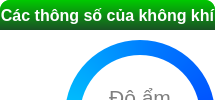
                              <widget class="QFrame" name="Top_Ctrl_frame_2">
                               <property name="sizePolicy">
                                <sizepolicy hsizetype="Preferred" vsizetype="Expanding">
                                 <horstretch>0</horstretch>
                                 <verstretch>0</verstretch>
                                </sizepolicy>
                               </property>
                               <property name="styleSheet">
                                <string notr="true">background-color: rgb(255, 255, 255);
border-radius: 10px;</string>
                               </property>
                               <property name="frameShape">
                                <enum>QFrame::StyledPanel</enum>
                               </property>
                               <property name="frameShadow">
                                <enum>QFrame::Raised</enum>
                               </property>
                               <layout class="QVBoxLayout" name="verticalLayout_24">
                                <property name="spacing">
                                 <number>0</number>
                                </property>
                                <property name="leftMargin">
                                 <number>0</number>
                                </property>
                                <property name="topMargin">
                                 <number>0</number>
                                </property>
                                <property name="rightMargin">
                                 <number>0</number>
                                </property>
                                <property name="bottomMargin">
                                 <number>0</number>
                                </property>
                                <item>
                                 <widget class="QFrame" name="Top_Ctrl_frame2_header">
                                  <property name="styleSheet">
                                   <string notr="true">background-color: rgb(0, 200, 0);</string>
                                  </property>
                                  <property name="frameShape">
                                   <enum>QFrame::StyledPanel</enum>
                                  </property>
                                  <property name="frameShadow">
                                   <enum>QFrame::Raised</enum>
                                  </property>
                                  <layout class="QVBoxLayout" name="verticalLayout_20">
                                   <property name="spacing">
                                    <number>0</number>
                                   </property>
                                   <property name="leftMargin">
                                    <number>0</number>
                                   </property>
                                   <property name="topMargin">
                                    <number>0</number>
                                   </property>
                                   <property name="rightMargin">
                                    <number>0</number>
                                   </property>
                                   <property name="bottomMargin">
                                    <number>0</number>
                                   </property>
                                   <item>
                                    <widget class="QPushButton" name="Top_Ctrl_header2">
                                     <property name="minimumSize">
                                      <size>
                                       <width>0</width>
                                       <height>30</height>
                                      </size>
                                     </property>
                                     <property name="font">
                                      <font>
                                       <family>Segoe UI</family>
                                       <pointsize>12</pointsize>
                                       <weight>75</weight>
                                       <bold>true</bold>
                                      </font>
                                     </property>
                                     <property name="styleSheet">
                                      <string notr="true">color: rgb(255, 255, 255);
background-color: qlineargradient(spread:pad, x1:0, y1:0, x2:0, y2:1, stop:0 rgba(0, 201, 0, 255), stop:1 rgba(25, 81, 36, 255));
border-bottom-left-radius: 0px;
border-bottom-right-radius: 0px;</string>
                                     </property>
                                     <property name="text">
                                      <string>Các thông số của không khí</string>
                                     </property>
                                    </widget>
                                   </item>
                                  </layout>
                                 </widget>
                                </item>
                                <item>
                                 <widget class="QFrame" name="Top_Ctrl_frame2_body">
                                  <property name="sizePolicy">
                                   <sizepolicy hsizetype="Preferred" vsizetype="Expanding">
                                    <horstretch>0</horstretch>
                                    <verstretch>0</verstretch>
                                   </sizepolicy>
                                  </property>
                                  <property name="styleSheet">
                                   <string notr="true">background-color: rgba(0, 0, 0, 0);</string>
                                  </property>
                                  <property name="frameShape">
                                   <enum>QFrame::StyledPanel</enum>
                                  </property>
                                  <property name="frameShadow">
                                   <enum>QFrame::Raised</enum>
                                  </property>
                                  <widget class="QLabel" name="Top_Ctrl_frame2_body_do_am_1">
                                   <property name="geometry">
                                    <rect>
                                     <x>80</x>
                                     <y>25</y>
                                     <width>120</width>
                                     <height>120</height>
                                    </rect>
                                   </property>
                                   <property name="font">
                                    <font>
                                     <family>Segoe UI</family>
                                     <pointsize>16</pointsize>
                                    </font>
                                   </property>
                                   <property name="styleSheet">
                                    <string notr="true">background-color: rgb(255, 255, 255);
border-radius: 60px;
color: qlineargradient(spread:pad, x1:1, y1:1, x2:1, y2:0, stop:0 rgba(171, 171, 171, 255), stop:1 rgba(239, 239, 239, 255));</string>
                                   </property>
                                   <property name="text">
                                    <string>&lt;html&gt;&lt;head/&gt;&lt;body&gt;&lt;p&gt;&lt;span style=&quot; font-size:16pt; color:#7f7f7f;&quot;&gt;Độ ẩm&lt;/span&gt;&lt;/p&gt;&lt;p&gt;&lt;span style=&quot; font-size:14pt; color:#7f7f7f;&quot;&gt;        0&lt;/span&gt;&lt;span style=&quot; font-size:14pt; color:#7f7f7f; vertical-align:super;&quot;&gt;%&lt;/span&gt;&lt;/p&gt;&lt;/body&gt;&lt;/html&gt;</string>
                                   </property>
                                   <property name="alignment">
                                    <set>Qt::AlignCenter</set>
                                   </property>
                                  </widget>
                                  <widget class="QLabel" name="Top_Ctrl_frame2_body_do_ND_2">
                                   <property name="geometry">
                                    <rect>
                                     <x>295</x>
                                     <y>10</y>
                                     <width>150</width>
                                     <height>150</height>
                                    </rect>
                                   </property>
                                   <property name="styleSheet">
                                    <string notr="true">border-radius: 75px;
background-color: qconicalgradient(cx:0.5, cy:0.5, angle:270, stop:0 rgba(255, 0, 0, 255), stop:0.175501 rgba(255, 45, 0, 255), stop:0.366313 rgba(255, 208, 0, 255), stop:0.475854 rgba(247, 255, 0, 255), stop:0.639576 rgba(0, 233, 255, 255), stop:0.737338 rgba(0, 181, 255, 255), stop:0.850412 rgba(0, 138, 255, 255), stop:1 rgba(0, 83, 255, 255));</string>
                                   </property>
                                   <property name="text">
                                    <string/>
                                   </property>
                                  </widget>
                                  <widget class="QLabel" name="Top_Ctrl_frame2_body_do_am_3">
                                   <property name="geometry">
                                    <rect>
                                     <x>55</x>
                                     <y>0</y>
                                     <width>170</width>
                                     <height>170</height>
                                    </rect>
                                   </property>
                                   <property name="styleSheet">
                                    <string notr="true">border-radius:85px;

</string>
                                   </property>
                                   <property name="text">
                                    <string/>
                                   </property>
                                  </widget>
                                  <widget class="QLabel" name="label_40">
                                   <property name="geometry">
                                    <rect>
                                     <x>80</x>
                                     <y>110</y>
                                     <width>120</width>
                                     <height>120</height>
                                    </rect>
                                   </property>
                                   <property name="font">
                                    <font>
                                     <family>Segoe UI</family>
                                     <pointsize>16</pointsize>
                                    </font>
                                   </property>
                                   <property name="whatsThis">
                                    <string>&lt;html&gt;&lt;head/&gt;&lt;body&gt;&lt;p&gt;&lt;br/&gt;&lt;/p&gt;&lt;/body&gt;&lt;/html&gt;</string>
                                   </property>
                                   <property name="styleSheet">
                                    <string notr="true">background-color: rgb(255, 255, 255);
border-radius: 60px;
</string>
                                   </property>
                                   <property name="text">
                                    <string/>
                                   </property>
                                   <property name="alignment">
                                    <set>Qt::AlignCenter</set>
                                   </property>
                                  </widget>
                                  <widget class="QLabel" name="Top_Ctrl_frame2_body_do_am_2">
                                   <property name="geometry">
                                    <rect>
                                     <x>65</x>
                                     <y>10</y>
                                     <width>150</width>
                                     <height>150</height>
                                    </rect>
                                   </property>
                                   <property name="styleSheet">
                                    <string notr="true">border-radius: 75px;
background-color: qconicalgradient(cx:0.5, cy:0.5, angle:270, stop:0.129353 rgba(0, 55, 255, 255), stop:0.467626 rgba(0, 121, 255, 255), stop:0.977218 rgba(0, 255, 251, 255));</string>
                                   </property>
                                   <property name="text">
                                    <string/>
                                   </property>
                                  </widget>
                                  <widget class="QLabel" name="Top_Ctrl_frame2_body_do_ND_3">
                                   <property name="geometry">
                                    <rect>
                                     <x>285</x>
                                     <y>-10</y>
                                     <width>170</width>
                                     <height>170</height>
                                    </rect>
                                   </property>
                                   <property name="styleSheet">
                                    <string notr="true">border-radius:85px;

</string>
                                   </property>
                                   <property name="text">
                                    <string/>
                                   </property>
                                  </widget>
                                  <widget class="QLabel" name="Top_Ctrl_frame2_body_do_ND_1">
                                   <property name="geometry">
                                    <rect>
                                     <x>310</x>
                                     <y>25</y>
                                     <width>120</width>
                                     <height>120</height>
                                    </rect>
                                   </property>
                                   <property name="font">
                                    <font>
                                     <family>Segoe UI</family>
                                     <pointsize>16</pointsize>
                                    </font>
                                   </property>
                                   <property name="whatsThis">
                                    <string>&lt;html&gt;&lt;head/&gt;&lt;body&gt;&lt;p&gt;&lt;br/&gt;&lt;/p&gt;&lt;/body&gt;&lt;/html&gt;</string>
                                   </property>
                                   <property name="styleSheet">
                                    <string notr="true">background-color: rgb(255, 255, 255);
border-radius: 60px;
color: qlineargradient(spread:pad, x1:1, y1:1, x2:1, y2:0, stop:0 rgba(171, 171, 171, 255), stop:1 rgba(239, 239, 239, 255));</string>
                                   </property>
                                   <property name="text">
                                    <string>&lt;html&gt;&lt;head/&gt;&lt;body&gt;&lt;p&gt;&lt;span style=&quot; color:#ababab;&quot;&gt;Nhiệt độ&lt;/span&gt;&lt;/p&gt;&lt;p&gt;&lt;span style=&quot; color:#ababab;&quot;&gt;0&lt;/span&gt;&lt;span style=&quot; font-size:12pt; color:#ababab; vertical-align:super;&quot;&gt;%&lt;/span&gt;&lt;/p&gt;&lt;/body&gt;&lt;/html&gt;</string>
                                   </property>
                                   <property name="alignment">
                                    <set>Qt::AlignCenter</set>
                                   </property>
                                  </widget>
                                  <widget class="QLabel" name="label_44">
                                   <property name="geometry">
                                    <rect>
                                     <x>310</x>
                                     <y>110</y>
                                     <width>120</width>
                                     <height>120</height>
                                    </rect>
                                   </property>
                                   <property name="font">
                                    <font>
                                     <family>Segoe UI</family>
                                     <pointsize>16</pointsize>
                                    </font>
                                   </property>
                                   <property name="whatsThis">
                                    <string>&lt;html&gt;&lt;head/&gt;&lt;body&gt;&lt;p&gt;&lt;br/&gt;&lt;/p&gt;&lt;/body&gt;&lt;/html&gt;</string>
                                   </property>
                                   <property name="styleSheet">
                                    <string notr="true">background-color: rgb(255, 255, 255);
border-radius: 60px;
</string>
                                   </property>
                                   <property name="text">
                                    <string/>
                                   </property>
                                   <property name="alignment">
                                    <set>Qt::AlignCenter</set>
                                   </property>
                                  </widget>
                                  <zorder>Top_Ctrl_frame2_body_do_ND_2</zorder>
                                  <zorder>Top_Ctrl_frame2_body_do_am_2</zorder>
                                  <zorder>Top_Ctrl_frame2_body_do_ND_3</zorder>
                                  <zorder>label_44</zorder>
                                  <zorder>label_40</zorder>
                                  <zorder>Top_Ctrl_frame2_body_do_ND_1</zorder>
                                  <zorder>Top_Ctrl_frame2_body_do_am_3</zorder>
                                  <zorder>Top_Ctrl_frame2_body_do_am_1</zorder>
                                 </widget>
                                </item>
                               </layout>
                              </widget>
